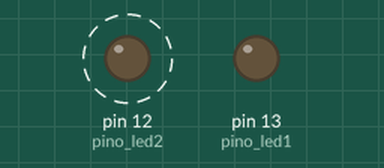
Simulated run of this sketch. Board: Arduino Uno, built with avr-gcc and run on an emulated ATmega328P. Parts: output pins drawn as LEDs (lit = HIGH). Dashed ring = blinking.

Above: at 0.2 s.
At 5.7 s:
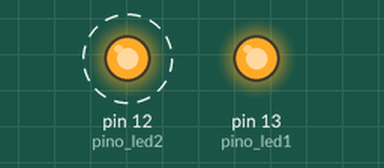
Timing chart, 0 to 7.8 s (numbered marks = the images above):
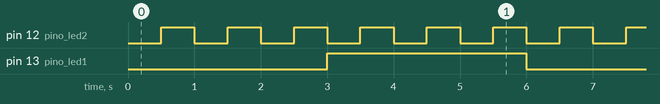

The sketch:

Pisca2Leds.ino
```cpp
int pino_led1 = 13;
int pino_led2 = 12;

long tempo_led1=0;
long tempo_led2=0;
int estado_led1 = LOW;
int estado_led2 = LOW;

void setup()
{
   pinMode(pino_led1, OUTPUT);
   pinMode(pino_led2, OUTPUT);
   tempo_led1 = millis(); // marca tempo inicial
   tempo_led2 = millis();
}

void loop()
{
   // verificar se passou 3s do tempo marcado
   if (millis() >= tempo_led1 + 3000){
      estado_led1 = !estado_led1; // inverte estado do led
      digitalWrite(pino_led1, estado_led1);
      tempo_led1 = millis(); // marca novo tempo
   }
   if (millis() >= tempo_led2 + 500){
      estado_led2 = !estado_led2; // inverte estado do led
      digitalWrite(pino_led2, estado_led2);
      tempo_led2 = millis(); // marca novo tempo
   }
}
```

Measured:
- by itself, pin 12 (pino_led2): alternates HIGH for 0.50 s and LOW for 0.50 s
- by itself, pin 13 (pino_led1): alternates HIGH for 3.0 s and LOW for 3.0 s
